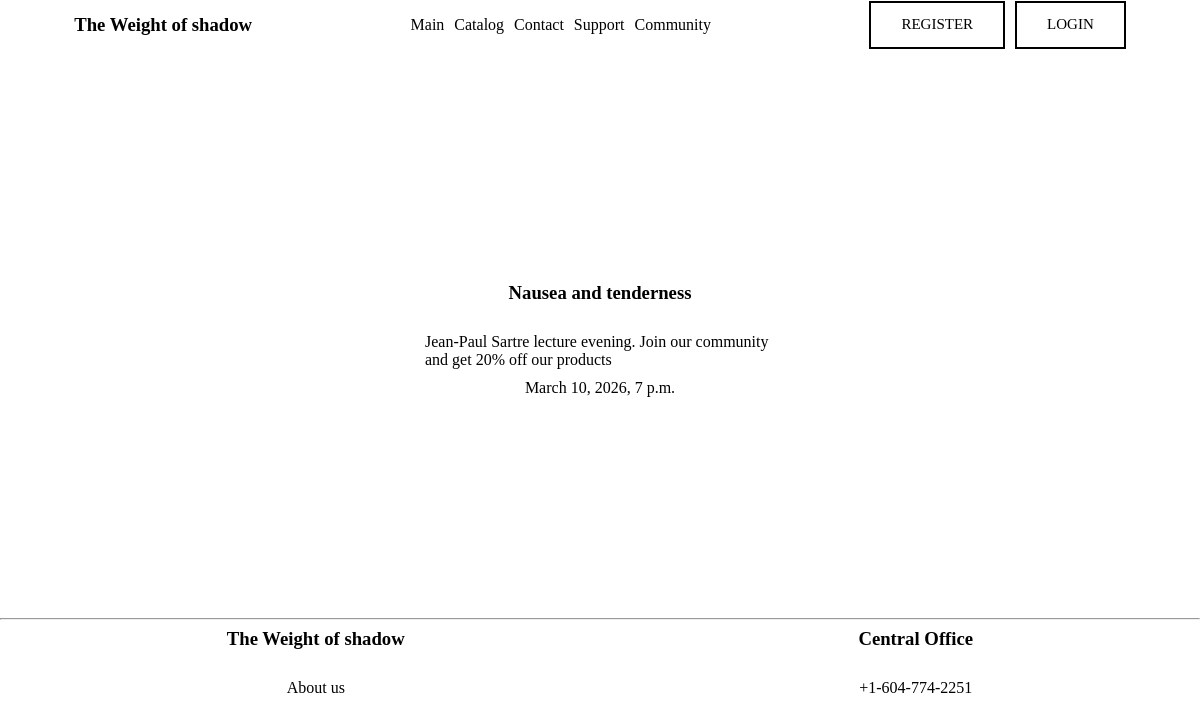
Before: /community/ with the older database file.
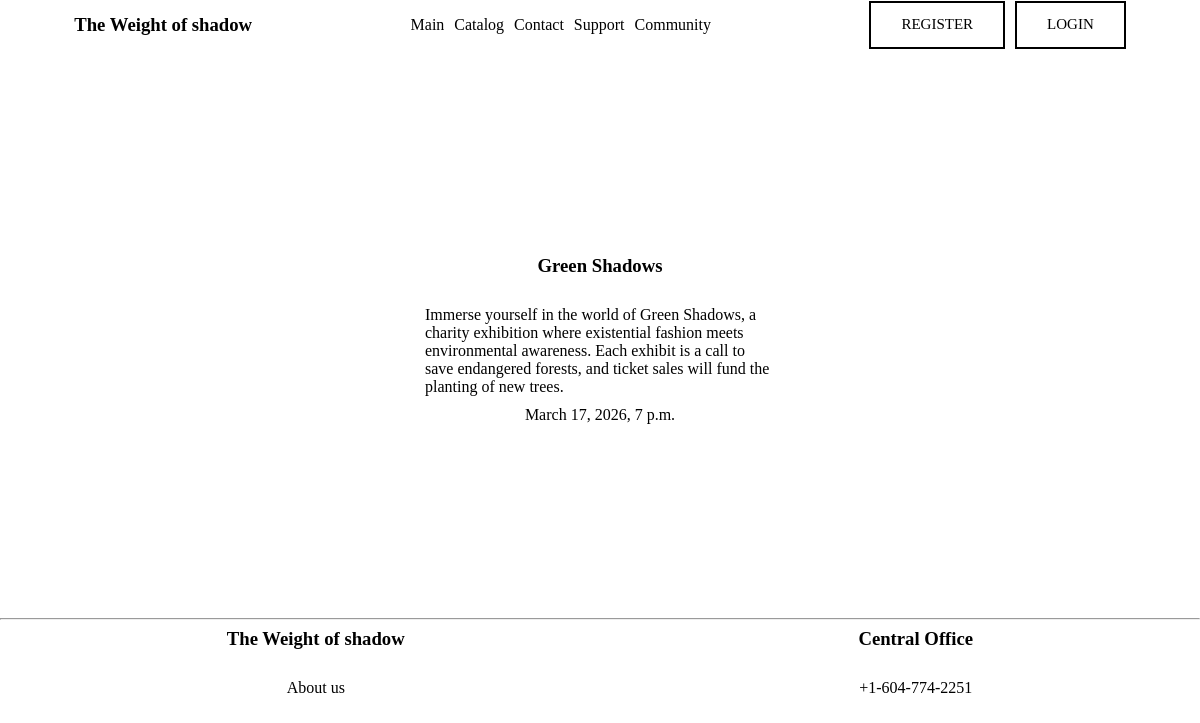
After: the same page with the newer database file.
### community/models.py (models this page shows, shortened)
class Event(models.Model):
    title = models.CharField('Название', max_length=200)
    description = models.TextField('Описание')
    event_date = models.DateTimeField('Дата и время мероприятия')

### community/views.py (the view)
# urls.py: path('',views.EventFunction, name='com')
def EventFunction(request):
    list_event = Event.objects.all()
    return render(request, 'community/community.html', {'list_event':list_event})

### community/templates/community/community.html (shortened to what this page needs)
{% extends 'myapp/layout.html' %}
{% load static %}
{% block style_css %}
<link rel="stylesheet" href="{% static 'myapp/css/main.css' %}" />
{% endblock %}
{% block content %}
<div class="Central-block">
    {% for el in list_event %}
<div class="positions">
    <h3>{{el.title}}</h3>
    <p>{{el.description}}</p>
    <p>{{el.event_date}}</p>
</div>
    {% endfor %}
</div>
{% endblock %}

Changed rows visible on the page:
removed Event: title "Nausea and tenderness", description "Jean-Paul Sartre lecture evening. Join our community and get 20% off our products", event_date "March 10, 2026, 7 p.m."
added Event: title "Green Shadows", description "Immerse yourself in the world of Green Shadows, a charity exhibition where existential fashion meets environmental awareness. Each exhibit is a call to save endangered forests, and ticket sales will fund the planting of new trees.", event_date "March 17, 2026, 7 p.m."
